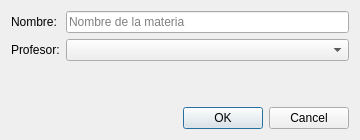
<?xml version="1.0" encoding="UTF-8"?>
<ui version="4.0">
 <class>FormularioMateria</class>
 <widget class="QDialog" name="FormularioMateria">
  <property name="geometry">
   <rect>
    <x>0</x>
    <y>0</y>
    <width>360</width>
    <height>140</height>
   </rect>
  </property>
  <property name="minimumSize">
   <size>
    <width>320</width>
    <height>0</height>
   </size>
  </property>
  <property name="windowTitle">
   <string>Agregar materia</string>
  </property>
  <layout class="QVBoxLayout" name="verticalLayout">
   <item>
    <layout class="QFormLayout" name="formLayout">
     <item row="0" column="0">
      <widget class="QLabel" name="label_nombre">
       <property name="text">
        <string>Nombre:</string>
       </property>
      </widget>
     </item>
     <item row="0" column="1">
      <widget class="QLineEdit" name="input_nombre">
       <property name="placeholderText">
        <string>Nombre de la materia</string>
       </property>
      </widget>
     </item>
     <item row="1" column="0">
      <widget class="QLabel" name="label_profesor">
       <property name="text">
        <string>Profesor:</string>
       </property>
      </widget>
     </item>
     <item row="1" column="1">
      <widget class="QComboBox" name="combo_profesor"/>
     </item>
    </layout>
   </item>
   <item>
    <widget class="QDialogButtonBox" name="buttonBox">
     <property name="orientation">
      <enum>Qt::Horizontal</enum>
     </property>
     <property name="standardButtons">
      <set>QDialogButtonBox::Cancel|QDialogButtonBox::Ok</set>
     </property>
    </widget>
   </item>
  </layout>
 </widget>
 <resources/>
 <connections/>
</ui>
